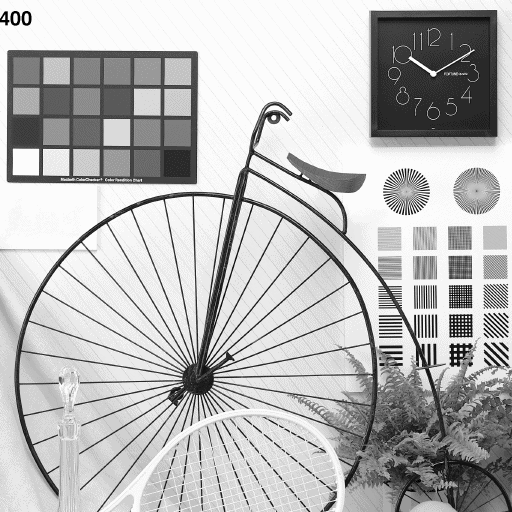
#> input picture img/Fig1101.png, 512 x 512 px
$ python 011_image_frequency_domain_filter.py
#> lines starting #> are read from the running program, lines starting #| are printed output that depends on the picture
import cv2 as cv
import numpy as np
from matplotlib import pyplot as plt

# 傅里叶变换与频域滤波

def ImageOpencv2DFFT(filepath):
#> called with filepath = 'img/Fig1101.png'
    img = cv.imread(filepath, flags=0)
#> img is the input picture: shape (512, 512); min 0, max 252, mean 184.7

    # 图像的傅里叶变换
    imgFloat = img.astype(np.float32)    # 将图像转成float32
    dft = cv.dft(imgFloat, flags=cv.DFT_COMPLEX_OUTPUT)  # (512, 512, 2)
    dftShift = np.fft.fftshift(dft)      # 将低频分量移到频谱中心

    # 图像的傅里叶逆变换
    iShift = np.fft.ifftshift(dftShift)  # 将低频分量移回到四角
    idft = cv.idft(iShift)                  # (512, 512, 2)
    idftAmp = cv.magnitude(idft[:, :, 0], idft[:, :, 1]) # 重建图像
    rebuild = np.uint8(cv.normalize(idftAmp, None, 0, 255, cv.NORM_MINMAX))

    print("img: {}, dft:{}, idft:{}".format(img.shape, dft.shape, idft.shape))
#| img: (512, 512), dft:(512, 512, 2), idft:(512, 512, 2)

    # 傅里叶频谱的显示
    dftAmp = cv.magnitude(dft[:, :, 0], dft[:, :, 1])    # 幅度谱，未中心化
    ampLog = np.log(1 + dftAmp)                          # 幅度谱对数变换，以便显示
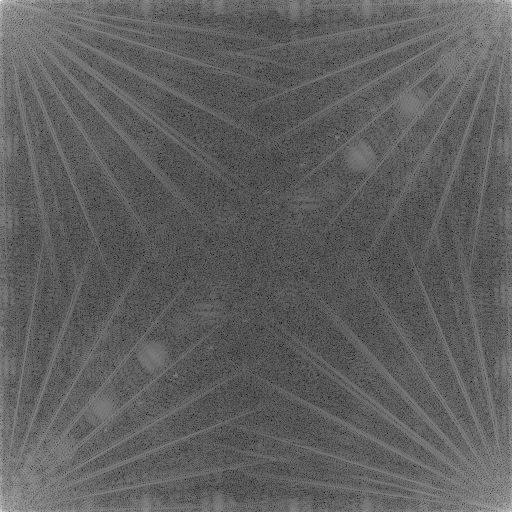
#> ampLog: shape (512, 512) float32; min 3.98, max 17.7, mean 9.11; drawn with min black and max white
    shiftDftAmp = cv.magnitude(dftShift[:, :, 0], dftShift[:, :, 1])  # 幅度谱中心化
    shiftAmplog = np.log(1 + shiftDftAmp)                # 幅度谱中心化对数变换，以便显示
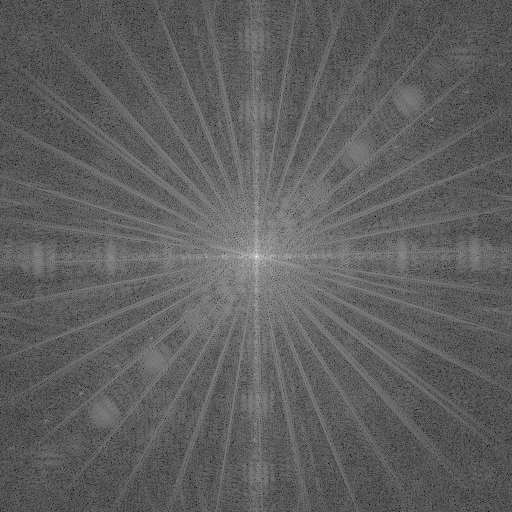
#> shiftAmplog: shape (512, 512) float32; min 3.98, max 17.7, mean 9.11; drawn with min black and max white
    phase = np.arctan2(dft[:, :, 0], dft[:, :, 1])       # 相位谱 (弧度制)
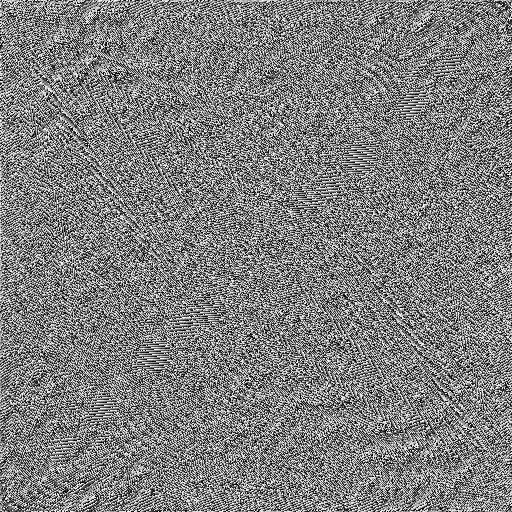
#> phase: shape (512, 512) float32; min -3.14, max 3.14, mean -0.000767; drawn with min black and max white
    dftPhi = phase / np.pi * 180                         # 转换为角度制 [-180, 180]

    print("img min/max: {}, {}".format(imgFloat.min(), imgFloat.max()))
#| img min/max: 0.0, 252.0
    print("dftMag min/max: {:.1f}, {:.1f}".format(dftAmp.min(), dftAmp.max()))
#| dftMag min/max: 52.3, 48426100.0
    print("dftPhi min/max: {:.1f}, {:.1f}".format(dftPhi.min(), dftPhi.max()))
#| dftPhi min/max: -180.0, 180.0
    print("ampLog min/max: {:.1f}, {:.1f}".format(ampLog.min(), ampLog.max()))
#| ampLog min/max: 4.0, 17.7
    print("rebuild min/max: {}, {}".format(rebuild.min(), rebuild.max()))
#| rebuild min/max: 0, 255

    plt.figure(figsize=(9,6))
    plt.subplot(231),plt.axis('off'),plt.title("1. Original"),plt.imshow(img, cmap='gray')
    plt.subplot(232),plt.axis('off'),plt.title("2. DFT Phase"),plt.imshow(dftPhi, cmap='gray')
    plt.subplot(233),plt.axis('off'),plt.title("3. DFT amplitude"),plt.imshow(dftAmp, cmap='gray')
    plt.subplot(234),plt.axis('off'),plt.title("4. LogTrans of amplitude"),plt.imshow(ampLog, cmap='gray')
    plt.subplot(235),plt.axis('off'),plt.title("5. Shift to center"),plt.imshow(shiftAmplog, cmap='gray')
    plt.subplot(236),plt.axis('off'),plt.title("6. rebuild image whit IDFT"),plt.imshow(rebuild, cmap='gray')
    plt.tight_layout()
    plt.show()


if __name__ == "__main__":
    filepath1 = r"img/Fig1101.png"

    # opencv二维离散傅里叶变换
    ImageOpencv2DFFT(filepath1)

$ run again, with img/Fig0201.png copied over img/Fig1101.png
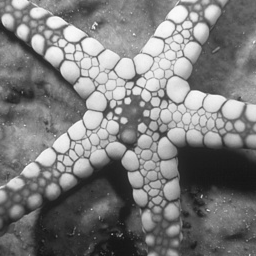
#> input picture img/Fig0201.png, 256 x 256 px
#> in ImageOpencv2DFFT, img is the input picture: shape (256, 256); min 19, max 250, mean 124.1
#| img: (256, 256), dft:(256, 256, 2), idft:(256, 256, 2)
#> in ImageOpencv2DFFT, `shiftAmplog = np.log(1 + shiftDftAmp)`:
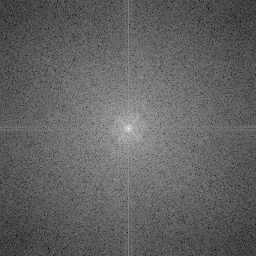
#> shiftAmplog: shape (256, 256) float32; min 2.28, max 15.91, mean 7.53; drawn with min black and max white
#> in ImageOpencv2DFFT, `phase = np.arctan2(dft[:, :, 0], dft[:, :, 1])`:
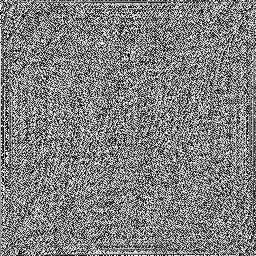
#> phase: shape (256, 256) float32; min -3.14, max 3.14, mean 0.016; drawn with min black and max white
#| img min/max: 19.0, 250.0
#| dftMag min/max: 8.8, 8134366.5
#| dftPhi min/max: -180.0, 180.0
#| ampLog min/max: 2.3, 15.9
#| rebuild min/max: 0, 254

$ run again, with img/Fig0301.png copied over img/Fig1101.png
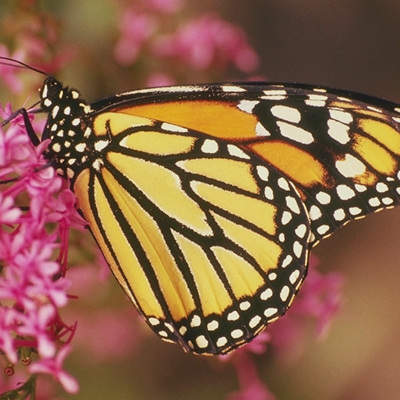
#> input picture img/Fig0301.png, 400 x 400 px
#| img: (400, 400), dft:(400, 400, 2), idft:(400, 400, 2)
#> in ImageOpencv2DFFT, `shiftAmplog = np.log(1 + shiftDftAmp)`:
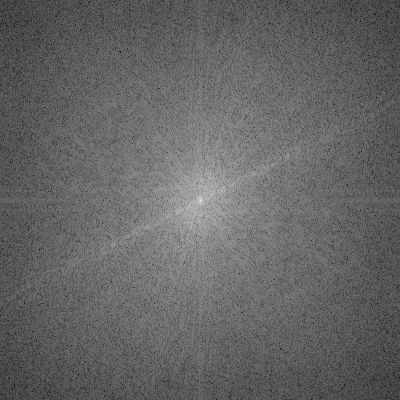
#> shiftAmplog: shape (400, 400) float32; min 2.26, max 16.67, mean 7.98; drawn with min black and max white
#> in ImageOpencv2DFFT, `phase = np.arctan2(dft[:, :, 0], dft[:, :, 1])`:
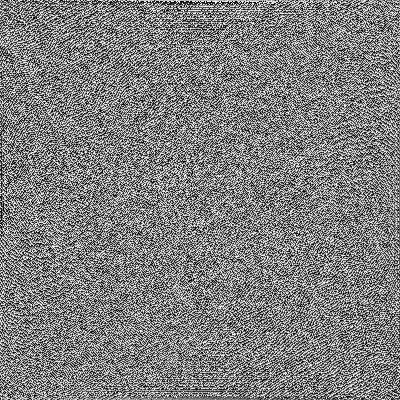
#> phase: shape (400, 400) float32; min -3.14, max 3.14, mean 0.00124; drawn with min black and max white
#| img min/max: 17.0, 244.0
#| dftMag min/max: 8.6, 17347294.0
#| dftPhi min/max: -180.0, 180.0
#| ampLog min/max: 2.3, 16.7
#| rebuild min/max: 0, 255
